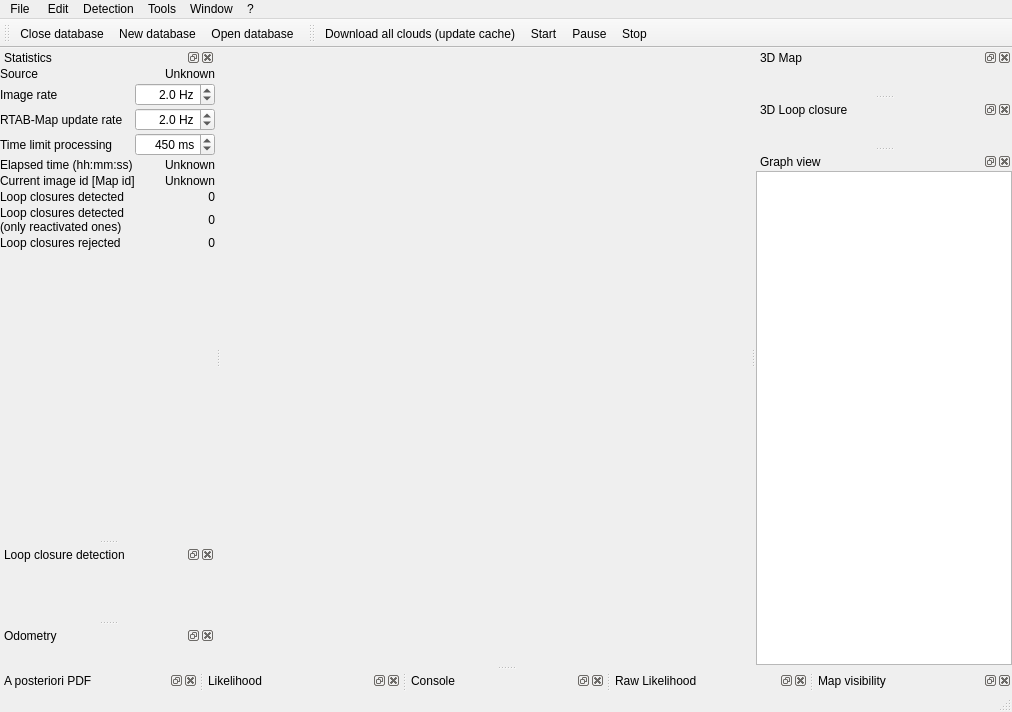
<?xml version="1.0" encoding="UTF-8"?>
<ui version="4.0">
 <class>mainWindow</class>
 <widget class="QMainWindow" name="mainWindow">
  <property name="geometry">
   <rect>
    <x>0</x>
    <y>0</y>
    <width>1012</width>
    <height>712</height>
   </rect>
  </property>
  <property name="windowTitle">
   <string>RTAB-Map : Real-Time Appearance-Based Mapping</string>
  </property>
  <property name="windowIcon">
   <iconset resource="../GuiLib.qrc">
    <normaloff>:/images/RTAB-Map.ico</normaloff>:/images/RTAB-Map.ico</iconset>
  </property>
  <property name="dockOptions">
   <set>QMainWindow::AllowNestedDocks|QMainWindow::AllowTabbedDocks|QMainWindow::AnimatedDocks|QMainWindow::VerticalTabs</set>
  </property>
  <widget class="QWidget" name="widget_mainWindow"/>
  <widget class="QMenuBar" name="menubar">
   <property name="geometry">
    <rect>
     <x>0</x>
     <y>0</y>
     <width>1012</width>
     <height>25</height>
    </rect>
   </property>
   <widget class="QMenu" name="menuFile">
    <property name="title">
     <string>File</string>
    </property>
    <widget class="QMenu" name="menuExport_poses">
     <property name="title">
      <string>Export poses...</string>
     </property>
     <addaction name="actionRaw_format_txt"/>
     <addaction name="actionRGBD_SLAM_format_txt"/>
     <addaction name="actionRGBD_SLAM_motion_capture_format_txt"/>
     <addaction name="actionKITTI_format_txt"/>
     <addaction name="actionTORO_graph"/>
     <addaction name="actionG2o_g2o"/>
    </widget>
    <addaction name="actionNew_database"/>
    <addaction name="actionOpen_database"/>
    <addaction name="separator"/>
    <addaction name="actionSave_GUI_config"/>
    <addaction name="separator"/>
    <addaction name="actionSave_point_cloud"/>
    <addaction name="actionExport_2D_Grid_map_bmp_png"/>
    <addaction name="actionExport_octomap"/>
    <addaction name="menuExport_poses"/>
    <addaction name="actionExport_images_RGB_jpg_Depth_png"/>
    <addaction name="actionExport_cameras_in_Bundle_format_out"/>
    <addaction name="actionDepth_Calibration"/>
    <addaction name="separator"/>
    <addaction name="actionClose_database"/>
    <addaction name="separator"/>
    <addaction name="actionExit"/>
   </widget>
   <widget class="QMenu" name="menuEdit">
    <property name="title">
     <string> Edit</string>
    </property>
    <widget class="QMenu" name="menuAdvanced">
     <property name="title">
      <string>Advanced</string>
     </property>
     <addaction name="actionOpen_working_directory"/>
     <addaction name="actionDump_the_memory"/>
     <addaction name="actionDump_the_prediction_matrix"/>
     <addaction name="actionGenerate_map"/>
     <addaction name="actionPrint_loop_closure_IDs_to_console"/>
    </widget>
    <addaction name="actionDownload_all_clouds"/>
    <addaction name="actionDownload_graph"/>
    <addaction name="actionUpdate_cache_from_database"/>
    <addaction name="actionAnchor_clouds_to_ground_truth"/>
    <addaction name="actionClear_cache"/>
    <addaction name="separator"/>
    <addaction name="actionView_high_res_point_cloud"/>
    <addaction name="separator"/>
    <addaction name="actionDelete_memory"/>
    <addaction name="separator"/>
    <addaction name="menuAdvanced"/>
   </widget>
   <widget class="QMenu" name="menu6">
    <property name="title">
     <string>?</string>
    </property>
    <addaction name="actionHelp"/>
    <addaction name="separator"/>
    <addaction name="actionAbout"/>
   </widget>
   <widget class="QMenu" name="menuProcess">
    <property name="title">
     <string>Detection</string>
    </property>
    <widget class="QMenu" name="menuSelect_source">
     <property name="title">
      <string>Select source</string>
     </property>
     <widget class="QMenu" name="menuImage">
      <property name="title">
       <string>RGB camera</string>
      </property>
      <property name="icon">
       <iconset resource="../GuiLib.qrc">
        <normaloff>:/images/webcam.png</normaloff>:/images/webcam.png</iconset>
      </property>
      <addaction name="actionUsbCamera"/>
     </widget>
     <widget class="QMenu" name="menuRGB_D_camera">
      <property name="title">
       <string>RGB-D camera</string>
      </property>
      <property name="icon">
       <iconset resource="../GuiLib.qrc">
        <normaloff>:/images/kinect_xbox_360.png</normaloff>:/images/kinect_xbox_360.png</iconset>
      </property>
      <widget class="QMenu" name="menuKinect_for_Xbox_360">
       <property name="title">
        <string>Kinect</string>
       </property>
       <property name="icon">
        <iconset resource="../GuiLib.qrc">
         <normaloff>:/images/kinect_xbox_360.png</normaloff>:/images/kinect_xbox_360.png</iconset>
       </property>
       <addaction name="actionFreenect"/>
       <addaction name="actionOpenNI2_kinect"/>
       <addaction name="actionOpenNI_PCL"/>
       <addaction name="actionOpenNI_CV"/>
      </widget>
      <widget class="QMenu" name="menuXtion_PRO_LIVE">
       <property name="title">
        <string>Xtion PRO LIVE</string>
       </property>
       <property name="icon">
        <iconset resource="../GuiLib.qrc">
         <normaloff>:/images/xtion_pro_live.png</normaloff>:/images/xtion_pro_live.png</iconset>
       </property>
       <addaction name="actionOpenNI2"/>
       <addaction name="actionOpenNI_PCL_ASUS"/>
       <addaction name="actionOpenNI_CV_ASUS"/>
      </widget>
      <widget class="QMenu" name="menuSense_3D_scanner">
       <property name="title">
        <string>Sense 3D scanner</string>
       </property>
       <property name="icon">
        <iconset resource="../GuiLib.qrc">
         <normaloff>:/images/sense.png</normaloff>:/images/sense.png</iconset>
       </property>
       <addaction name="actionOpenNI2_sense"/>
      </widget>
      <widget class="QMenu" name="menuKinect_v2">
       <property name="title">
        <string>Kinect v2</string>
       </property>
       <property name="icon">
        <iconset resource="../GuiLib.qrc">
         <normaloff>:/images/kinect_xbox_one.png</normaloff>:/images/kinect_xbox_one.png</iconset>
       </property>
       <addaction name="actionFreenect2"/>
       <addaction name="actionKinect_for_Windows_SDK_v2"/>
      </widget>
      <widget class="QMenu" name="menuRealSense_R200">
       <property name="title">
        <string>RealSense R200</string>
       </property>
       <property name="icon">
        <iconset resource="../GuiLib.qrc">
         <normaloff>:/images/d435.png</normaloff>:/images/d435.png</iconset>
       </property>
       <addaction name="actionRealSense_R200"/>
      </widget>
      <widget class="QMenu" name="menuRealSense_ZR300">
       <property name="title">
        <string>RealSense ZR300</string>
       </property>
       <property name="icon">
        <iconset resource="../GuiLib.qrc">
         <normaloff>:/images/zr300.png</normaloff>:/images/zr300.png</iconset>
       </property>
       <addaction name="actionRealSense_ZR300"/>
      </widget>
      <widget class="QMenu" name="menuRealSense_D435">
       <property name="title">
        <string>RealSense D435</string>
       </property>
       <property name="icon">
        <iconset resource="../GuiLib.qrc">
         <normaloff>:/images/d435.png</normaloff>:/images/d435.png</iconset>
       </property>
       <addaction name="actionRealSense2_D435"/>
      </widget>
      <widget class="QMenu" name="menuRealSense_D435i">
       <property name="title">
        <string>RealSense D435i</string>
       </property>
       <property name="icon">
        <iconset resource="../GuiLib.qrc">
         <normaloff>:/images/d435.png</normaloff>:/images/d435.png</iconset>
       </property>
       <addaction name="actionRealSense2_D435i"/>
      </widget>
      <widget class="QMenu" name="menuRealSense_D415">
       <property name="title">
        <string>RealSense D415</string>
       </property>
       <property name="icon">
        <iconset resource="../GuiLib.qrc">
         <normaloff>:/images/d415.png</normaloff>:/images/d415.png</iconset>
       </property>
       <addaction name="actionRealSense2_D415"/>
      </widget>
      <addaction name="menuKinect_for_Xbox_360"/>
      <addaction name="menuXtion_PRO_LIVE"/>
      <addaction name="menuSense_3D_scanner"/>
      <addaction name="menuKinect_v2"/>
      <addaction name="menuRealSense_R200"/>
      <addaction name="menuRealSense_ZR300"/>
      <addaction name="menuRealSense_D415"/>
      <addaction name="menuRealSense_D435"/>
     </widget>
     <widget class="QMenu" name="menuStereo_camera">
      <property name="title">
       <string>Stereo camera</string>
      </property>
      <property name="icon">
       <iconset resource="../GuiLib.qrc">
        <normaloff>:/images/bumblebee2.png</normaloff>:/images/bumblebee2.png</iconset>
      </property>
      <widget class="QMenu" name="menuBumblebee2_2">
       <property name="title">
        <string>Bumblebee2</string>
       </property>
       <property name="icon">
        <iconset resource="../GuiLib.qrc">
         <normaloff>:/images/bumblebee2.png</normaloff>:/images/bumblebee2.png</iconset>
       </property>
       <addaction name="actionStereoDC1394"/>
       <addaction name="actionStereoFlyCapture2"/>
      </widget>
      <widget class="QMenu" name="menuZed_camera">
       <property name="title">
        <string>Zed camera</string>
       </property>
       <property name="icon">
        <iconset resource="../GuiLib.qrc">
         <normaloff>:/images/zed.png</normaloff>:/images/zed.png</iconset>
       </property>
       <addaction name="actionStereoZed"/>
       <addaction name="actionStereoUsb"/>
      </widget>
      <widget class="QMenu" name="menuTara_Camera">
       <property name="title">
        <string>Tara Camera</string>
       </property>
       <property name="icon">
        <iconset resource="../GuiLib.qrc">
         <normaloff>:/images/tara.png</normaloff>:/images/tara.png</iconset>
       </property>
       <addaction name="actionStereoTara"/>
      </widget>
      <addaction name="menuBumblebee2_2"/>
      <addaction name="menuZed_camera"/>
      <addaction name="menuTara_Camera"/>
     </widget>
     <addaction name="menuRGB_D_camera"/>
     <addaction name="menuStereo_camera"/>
     <addaction name="menuImage"/>
     <addaction name="actionMore_options"/>
    </widget>
    <addaction name="menuSelect_source"/>
    <addaction name="separator"/>
    <addaction name="actionStart"/>
    <addaction name="actionPause"/>
    <addaction name="actionStop"/>
    <addaction name="separator"/>
    <addaction name="actionPause_on_match"/>
    <addaction name="actionPause_when_a_loop_hypothesis_is_rejected"/>
    <addaction name="actionPause_on_local_loop_detection"/>
    <addaction name="separator"/>
    <addaction name="actionSLAM_mode"/>
    <addaction name="actionLocalization_mode"/>
    <addaction name="separator"/>
    <addaction name="actionReset_Odometry"/>
    <addaction name="actionTrigger_a_new_map"/>
    <addaction name="separator"/>
    <addaction name="actionLabel_current_location"/>
    <addaction name="actionSend_waypoints"/>
    <addaction name="actionSend_goal"/>
    <addaction name="actionCancel_goal"/>
   </widget>
   <widget class="QMenu" name="menuWindow">
    <property name="title">
     <string>Window</string>
    </property>
    <widget class="QMenu" name="menuShow_view">
     <property name="title">
      <string>Show view</string>
     </property>
     <addaction name="separator"/>
    </widget>
    <widget class="QMenu" name="menuAspect_ratio_2">
     <property name="title">
      <string>Aspect ratio</string>
     </property>
     <addaction name="action16_9"/>
     <addaction name="action16_10"/>
     <addaction name="action4_3"/>
     <addaction name="separator"/>
     <addaction name="action1080p"/>
     <addaction name="action720p"/>
     <addaction name="action480p"/>
     <addaction name="action360p"/>
     <addaction name="action240p"/>
     <addaction name="separator"/>
     <addaction name="actionCustom"/>
    </widget>
    <addaction name="menuShow_view"/>
    <addaction name="actionDefault_views"/>
    <addaction name="actionScreenshot"/>
    <addaction name="actionAuto_screen_capture"/>
    <addaction name="menuAspect_ratio_2"/>
    <addaction name="separator"/>
    <addaction name="actionPreferences"/>
   </widget>
   <widget class="QMenu" name="menuTools">
    <property name="title">
     <string>Tools</string>
    </property>
    <addaction name="actionEdit_database"/>
    <addaction name="separator"/>
    <addaction name="actionData_recorder"/>
    <addaction name="separator"/>
    <addaction name="actionPost_processing"/>
   </widget>
   <addaction name="menuFile"/>
   <addaction name="menuEdit"/>
   <addaction name="menuProcess"/>
   <addaction name="menuTools"/>
   <addaction name="menuWindow"/>
   <addaction name="menu6"/>
  </widget>
  <widget class="QStatusBar" name="statusbar"/>
  <widget class="QDockWidget" name="dockWidget_posterior">
   <property name="features">
    <set>QDockWidget::AllDockWidgetFeatures</set>
   </property>
   <property name="windowTitle">
    <string>A posteriori PDF</string>
   </property>
   <attribute name="dockWidgetArea">
    <number>8</number>
   </attribute>
   <widget class="QWidget" name="dockWidgetContents">
    <layout class="QHBoxLayout" name="horizontalLayout">
     <property name="spacing">
      <number>0</number>
     </property>
     <property name="leftMargin">
      <number>0</number>
     </property>
     <property name="topMargin">
      <number>0</number>
     </property>
     <property name="rightMargin">
      <number>0</number>
     </property>
     <property name="bottomMargin">
      <number>0</number>
     </property>
     <item>
      <widget class="UPlot" name="posteriorPlot" native="true"/>
     </item>
    </layout>
   </widget>
  </widget>
  <widget class="QToolBar" name="toolBar">
   <property name="windowTitle">
    <string>toolBar</string>
   </property>
   <attribute name="toolBarArea">
    <enum>TopToolBarArea</enum>
   </attribute>
   <attribute name="toolBarBreak">
    <bool>false</bool>
   </attribute>
   <addaction name="actionClose_database"/>
   <addaction name="actionNew_database"/>
   <addaction name="actionOpen_database"/>
  </widget>
  <widget class="QDockWidget" name="dockWidget_statsV2">
   <property name="floating">
    <bool>true</bool>
   </property>
   <property name="windowTitle">
    <string>Statistics</string>
   </property>
   <attribute name="dockWidgetArea">
    <number>1</number>
   </attribute>
   <widget class="QWidget" name="dockWidgetContents_3">
    <layout class="QVBoxLayout" name="verticalLayout_8">
     <property name="spacing">
      <number>0</number>
     </property>
     <property name="leftMargin">
      <number>0</number>
     </property>
     <property name="topMargin">
      <number>0</number>
     </property>
     <property name="rightMargin">
      <number>0</number>
     </property>
     <property name="bottomMargin">
      <number>0</number>
     </property>
     <item>
      <layout class="QGridLayout" name="gridLayout" columnstretch="10,0">
       <property name="sizeConstraint">
        <enum>QLayout::SetMinimumSize</enum>
       </property>
       <property name="verticalSpacing">
        <number>2</number>
       </property>
       <item row="3" column="1">
        <widget class="QDoubleSpinBox" name="doubleSpinBox_stats_timeLimit">
         <property name="alignment">
          <set>Qt::AlignRight|Qt::AlignTrailing|Qt::AlignVCenter</set>
         </property>
         <property name="suffix">
          <string> ms</string>
         </property>
         <property name="decimals">
          <number>0</number>
         </property>
         <property name="maximum">
          <double>99999.000000000000000</double>
         </property>
         <property name="singleStep">
          <double>50.000000000000000</double>
         </property>
         <property name="value">
          <double>450.000000000000000</double>
         </property>
        </widget>
       </item>
       <item row="0" column="0">
        <widget class="QLabel" name="label_source">
         <property name="text">
          <string>Source</string>
         </property>
        </widget>
       </item>
       <item row="0" column="1">
        <widget class="QLabel" name="label_stats_source">
         <property name="text">
          <string>Unknown</string>
         </property>
         <property name="alignment">
          <set>Qt::AlignRight|Qt::AlignTrailing|Qt::AlignVCenter</set>
         </property>
        </widget>
       </item>
       <item row="1" column="1">
        <widget class="QDoubleSpinBox" name="doubleSpinBox_stats_imgRate">
         <property name="alignment">
          <set>Qt::AlignRight|Qt::AlignTrailing|Qt::AlignVCenter</set>
         </property>
         <property name="suffix">
          <string> Hz</string>
         </property>
         <property name="decimals">
          <number>1</number>
         </property>
         <property name="maximum">
          <double>100.000000000000000</double>
         </property>
         <property name="singleStep">
          <double>0.100000000000000</double>
         </property>
         <property name="value">
          <double>2.000000000000000</double>
         </property>
        </widget>
       </item>
       <item row="4" column="0">
        <widget class="QLabel" name="label_45">
         <property name="text">
          <string>Elapsed time (hh:mm:ss)</string>
         </property>
         <property name="wordWrap">
          <bool>true</bool>
         </property>
        </widget>
       </item>
       <item row="4" column="1">
        <widget class="QLabel" name="label_elapsedTime">
         <property name="text">
          <string>Unknown</string>
         </property>
         <property name="alignment">
          <set>Qt::AlignRight|Qt::AlignTrailing|Qt::AlignVCenter</set>
         </property>
        </widget>
       </item>
       <item row="5" column="0">
        <widget class="QLabel" name="label_20">
         <property name="text">
          <string>Current image id [Map id]</string>
         </property>
        </widget>
       </item>
       <item row="5" column="1">
        <widget class="QLabel" name="label_stats_imageNumber">
         <property name="text">
          <string>Unknown</string>
         </property>
         <property name="alignment">
          <set>Qt::AlignRight|Qt::AlignTrailing|Qt::AlignVCenter</set>
         </property>
        </widget>
       </item>
       <item row="6" column="0">
        <widget class="QLabel" name="label_12">
         <property name="text">
          <string>Loop closures detected</string>
         </property>
        </widget>
       </item>
       <item row="6" column="1">
        <widget class="QLabel" name="label_stats_loopClosuresDetected">
         <property name="text">
          <string>0</string>
         </property>
         <property name="alignment">
          <set>Qt::AlignRight|Qt::AlignTrailing|Qt::AlignVCenter</set>
         </property>
        </widget>
       </item>
       <item row="7" column="0">
        <widget class="QLabel" name="label_38">
         <property name="text">
          <string>Loop closures detected 
(only reactivated ones)</string>
         </property>
        </widget>
       </item>
       <item row="7" column="1">
        <widget class="QLabel" name="label_stats_loopClosuresReactivatedDetected">
         <property name="text">
          <string>0</string>
         </property>
         <property name="alignment">
          <set>Qt::AlignRight|Qt::AlignTrailing|Qt::AlignVCenter</set>
         </property>
        </widget>
       </item>
       <item row="8" column="0">
        <widget class="QLabel" name="label_15">
         <property name="text">
          <string>Loop closures rejected</string>
         </property>
        </widget>
       </item>
       <item row="8" column="1">
        <widget class="QLabel" name="label_stats_loopClosuresRejected">
         <property name="text">
          <string>0</string>
         </property>
         <property name="alignment">
          <set>Qt::AlignRight|Qt::AlignTrailing|Qt::AlignVCenter</set>
         </property>
        </widget>
       </item>
       <item row="1" column="0">
        <widget class="QLabel" name="doubleSpinBox_stats_imgRate_label">
         <property name="text">
          <string>Image rate</string>
         </property>
        </widget>
       </item>
       <item row="3" column="0">
        <widget class="QLabel" name="label_timeLimit">
         <property name="text">
          <string>Time limit processing</string>
         </property>
         <property name="wordWrap">
          <bool>true</bool>
         </property>
        </widget>
       </item>
       <item row="2" column="1">
        <widget class="QDoubleSpinBox" name="doubleSpinBox_stats_detectionRate">
         <property name="alignment">
          <set>Qt::AlignRight|Qt::AlignTrailing|Qt::AlignVCenter</set>
         </property>
         <property name="suffix">
          <string> Hz</string>
         </property>
         <property name="decimals">
          <number>1</number>
         </property>
         <property name="maximum">
          <double>100.000000000000000</double>
         </property>
         <property name="singleStep">
          <double>0.100000000000000</double>
         </property>
         <property name="value">
          <double>2.000000000000000</double>
         </property>
        </widget>
       </item>
       <item row="2" column="0">
        <widget class="QLabel" name="doubleSpinBox_stats_imgRate_label_2">
         <property name="text">
          <string>RTAB-Map update rate</string>
         </property>
        </widget>
       </item>
      </layout>
     </item>
     <item>
      <widget class="rtabmap::StatsToolBox" name="statsToolBox" native="true"/>
     </item>
     <item>
      <spacer name="verticalSpacer_2">
       <property name="orientation">
        <enum>Qt::Vertical</enum>
       </property>
       <property name="sizeHint" stdset="0">
        <size>
         <width>20</width>
         <height>40</height>
        </size>
       </property>
      </spacer>
     </item>
    </layout>
   </widget>
  </widget>
  <widget class="QDockWidget" name="dockWidget_likelihood">
   <property name="floating">
    <bool>false</bool>
   </property>
   <property name="windowTitle">
    <string>Likelihood</string>
   </property>
   <attribute name="dockWidgetArea">
    <number>8</number>
   </attribute>
   <widget class="QWidget" name="dockWidgetContents_4">
    <layout class="QVBoxLayout" name="verticalLayout_6">
     <property name="spacing">
      <number>0</number>
     </property>
     <property name="leftMargin">
      <number>0</number>
     </property>
     <property name="topMargin">
      <number>0</number>
     </property>
     <property name="rightMargin">
      <number>0</number>
     </property>
     <property name="bottomMargin">
      <number>0</number>
     </property>
     <item>
      <widget class="UPlot" name="likelihoodPlot" native="true"/>
     </item>
    </layout>
   </widget>
  </widget>
  <widget class="QDockWidget" name="dockWidget_console">
   <property name="windowTitle">
    <string>Console</string>
   </property>
   <attribute name="dockWidgetArea">
    <number>8</number>
   </attribute>
   <widget class="QWidget" name="dockWidgetContents_2">
    <layout class="QVBoxLayout" name="verticalLayout_5">
     <property name="spacing">
      <number>0</number>
     </property>
     <property name="leftMargin">
      <number>0</number>
     </property>
     <property name="topMargin">
      <number>0</number>
     </property>
     <property name="rightMargin">
      <number>0</number>
     </property>
     <property name="bottomMargin">
      <number>0</number>
     </property>
     <item>
      <widget class="rtabmap::ConsoleWidget" name="widget_console" native="true"/>
     </item>
    </layout>
   </widget>
  </widget>
  <widget class="QDockWidget" name="dockWidget_rawlikelihood">
   <property name="windowTitle">
    <string>Raw Likelihood</string>
   </property>
   <attribute name="dockWidgetArea">
    <number>8</number>
   </attribute>
   <widget class="QWidget" name="dockWidgetContents_6">
    <layout class="QVBoxLayout" name="verticalLayout_4">
     <property name="spacing">
      <number>0</number>
     </property>
     <property name="leftMargin">
      <number>0</number>
     </property>
     <property name="topMargin">
      <number>0</number>
     </property>
     <property name="rightMargin">
      <number>0</number>
     </property>
     <property name="bottomMargin">
      <number>0</number>
     </property>
     <item>
      <widget class="UPlot" name="rawLikelihoodPlot" native="true"/>
     </item>
    </layout>
   </widget>
  </widget>
  <widget class="QDockWidget" name="dockWidget_cloudViewer">
   <property name="windowTitle">
    <string>3D Map</string>
   </property>
   <attribute name="dockWidgetArea">
    <number>2</number>
   </attribute>
   <widget class="QWidget" name="layout_cloudViewer">
    <layout class="QVBoxLayout" name="verticalLayout_3">
     <property name="spacing">
      <number>0</number>
     </property>
     <property name="leftMargin">
      <number>0</number>
     </property>
     <property name="topMargin">
      <number>0</number>
     </property>
     <property name="rightMargin">
      <number>0</number>
     </property>
     <property name="bottomMargin">
      <number>0</number>
     </property>
    </layout>
   </widget>
  </widget>
  <widget class="QDockWidget" name="dockWidget_loopClosureViewer">
   <property name="windowTitle">
    <string>3D Loop closure</string>
   </property>
   <attribute name="dockWidgetArea">
    <number>2</number>
   </attribute>
   <widget class="QWidget" name="layout_loopClosureViewer">
    <layout class="QVBoxLayout" name="verticalLayout_7">
     <property name="spacing">
      <number>0</number>
     </property>
     <property name="leftMargin">
      <number>0</number>
     </property>
     <property name="topMargin">
      <number>0</number>
     </property>
     <property name="rightMargin">
      <number>0</number>
     </property>
     <property name="bottomMargin">
      <number>0</number>
     </property>
    </layout>
   </widget>
  </widget>
  <widget class="QDockWidget" name="dockWidget_mapVisibility">
   <property name="floating">
    <bool>true</bool>
   </property>
   <property name="windowTitle">
    <string>Map visibility</string>
   </property>
   <attribute name="dockWidgetArea">
    <number>8</number>
   </attribute>
   <widget class="QWidget" name="dockWidgetContents_8">
    <layout class="QVBoxLayout" name="verticalLayout_9">
     <property name="spacing">
      <number>0</number>
     </property>
     <property name="leftMargin">
      <number>0</number>
     </property>
     <property name="topMargin">
      <number>0</number>
     </property>
     <property name="rightMargin">
      <number>0</number>
     </property>
     <property name="bottomMargin">
      <number>0</number>
     </property>
     <item>
      <widget class="rtabmap::MapVisibilityWidget" name="widget_mapVisibility" native="true"/>
     </item>
    </layout>
   </widget>
  </widget>
  <widget class="QDockWidget" name="dockWidget_graphViewer">
   <property name="windowTitle">
    <string>Graph view</string>
   </property>
   <attribute name="dockWidgetArea">
    <number>2</number>
   </attribute>
   <widget class="QWidget" name="dockWidgetContents_9">
    <layout class="QVBoxLayout" name="verticalLayout_10">
     <property name="spacing">
      <number>0</number>
     </property>
     <property name="leftMargin">
      <number>0</number>
     </property>
     <property name="topMargin">
      <number>0</number>
     </property>
     <property name="rightMargin">
      <number>0</number>
     </property>
     <property name="bottomMargin">
      <number>0</number>
     </property>
     <item>
      <widget class="rtabmap::GraphViewer" name="graphicsView_graphView"/>
     </item>
    </layout>
   </widget>
  </widget>
  <widget class="QDockWidget" name="dockWidget_imageView">
   <property name="allowedAreas">
    <set>Qt::AllDockWidgetAreas</set>
   </property>
   <property name="windowTitle">
    <string>Loop closure detection</string>
   </property>
   <attribute name="dockWidgetArea">
    <number>1</number>
   </attribute>
   <widget class="QWidget" name="layout_imageview">
    <layout class="QHBoxLayout" name="horizontalLayout_2" stretch="1,1">
     <property name="spacing">
      <number>0</number>
     </property>
     <property name="leftMargin">
      <number>0</number>
     </property>
     <property name="topMargin">
      <number>0</number>
     </property>
     <property name="rightMargin">
      <number>0</number>
     </property>
     <property name="bottomMargin">
      <number>0</number>
     </property>
     <item>
      <layout class="QVBoxLayout" name="verticalLayout_2" stretch="0,1">
       <property name="spacing">
        <number>0</number>
       </property>
       <item>
        <widget class="QLabel" name="label_refId">
         <property name="minimumSize">
          <size>
           <width>0</width>
           <height>18</height>
          </size>
         </property>
         <property name="text">
          <string/>
         </property>
         <property name="alignment">
          <set>Qt::AlignCenter</set>
         </property>
        </widget>
       </item>
       <item>
        <widget class="rtabmap::ImageView" name="imageView_source" native="true"/>
       </item>
      </layout>
     </item>
     <item>
      <layout class="QVBoxLayout" name="verticalLayout" stretch="0,1">
       <property name="spacing">
        <number>0</number>
       </property>
       <item>
        <widget class="QLabel" name="label_matchId">
         <property name="minimumSize">
          <size>
           <width>0</width>
           <height>18</height>
          </size>
         </property>
         <property name="text">
          <string/>
         </property>
         <property name="alignment">
          <set>Qt::AlignCenter</set>
         </property>
        </widget>
       </item>
       <item>
        <widget class="rtabmap::ImageView" name="imageView_loopClosure" native="true"/>
       </item>
      </layout>
     </item>
    </layout>
   </widget>
  </widget>
  <widget class="QDockWidget" name="dockWidget_odometry">
   <property name="windowTitle">
    <string>Odometry</string>
   </property>
   <attribute name="dockWidgetArea">
    <number>1</number>
   </attribute>
   <widget class="QWidget" name="dockWidgetContents_10">
    <layout class="QVBoxLayout" name="verticalLayout_11">
     <property name="spacing">
      <number>0</number>
     </property>
     <property name="leftMargin">
      <number>0</number>
     </property>
     <property name="topMargin">
      <number>0</number>
     </property>
     <property name="rightMargin">
      <number>0</number>
     </property>
     <property name="bottomMargin">
      <number>0</number>
     </property>
     <item>
      <widget class="rtabmap::ImageView" name="imageView_odometry" native="true"/>
     </item>
    </layout>
   </widget>
  </widget>
  <widget class="QToolBar" name="toolBar_2">
   <property name="windowTitle">
    <string>toolBar_2</string>
   </property>
   <attribute name="toolBarArea">
    <enum>TopToolBarArea</enum>
   </attribute>
   <attribute name="toolBarBreak">
    <bool>false</bool>
   </attribute>
   <addaction name="actionDownload_all_clouds"/>
   <addaction name="actionStart"/>
   <addaction name="actionPause"/>
   <addaction name="actionStop"/>
  </widget>
  <action name="actionExit">
   <property name="icon">
    <iconset resource="../GuiLib.qrc">
     <normaloff>:/images/system-log-out.png</normaloff>:/images/system-log-out.png</iconset>
   </property>
   <property name="text">
    <string>Exit</string>
   </property>
  </action>
  <action name="actionHelp">
   <property name="enabled">
    <bool>true</bool>
   </property>
   <property name="text">
    <string>Help</string>
   </property>
  </action>
  <action name="actionAbout">
   <property name="text">
    <string>About...</string>
   </property>
  </action>
  <action name="actionPreferences">
   <property name="text">
    <string>Preferences...</string>
   </property>
  </action>
  <action name="actionStart">
   <property name="icon">
    <iconset resource="../GuiLib.qrc">
     <normaloff>:/images/Play1Normal.png</normaloff>:/images/Play1Normal.png</iconset>
   </property>
   <property name="text">
    <string>Start</string>
   </property>
  </action>
  <action name="actionPause">
   <property name="checkable">
    <bool>true</bool>
   </property>
   <property name="icon">
    <iconset resource="../GuiLib.qrc">
     <normaloff>:/images/PauseNormalRed.png</normaloff>:/images/PauseNormalRed.png</iconset>
   </property>
   <property name="text">
    <string>Pause</string>
   </property>
   <property name="toolTip">
    <string>Pause</string>
   </property>
  </action>
  <action name="actionPause_on_match">
   <property name="checkable">
    <bool>true</bool>
   </property>
   <property name="icon">
    <iconset resource="../GuiLib.qrc">
     <normaloff>:/images/PauseOnLoop.ico</normaloff>:/images/PauseOnLoop.ico</iconset>
   </property>
   <property name="text">
    <string>Pause on loop closure detection</string>
   </property>
  </action>
  <action name="actionStop">
   <property name="icon">
    <iconset resource="../GuiLib.qrc">
     <normaloff>:/images/Stop1NormalYellow.png</normaloff>:/images/Stop1NormalYellow.png</iconset>
   </property>
   <property name="text">
    <string>Stop</string>
   </property>
  </action>
  <action name="actionDump_the_memory">
   <property name="text">
    <string>Dump the memory</string>
   </property>
  </action>
  <action name="actionPause_when_a_loop_hypothesis_is_rejected">
   <property name="checkable">
    <bool>true</bool>
   </property>
   <property name="icon">
    <iconset resource="../GuiLib.qrc">
     <normaloff>:/images/PauseLoopRejected.ico</normaloff>:/images/PauseLoopRejected.ico</iconset>
   </property>
   <property name="text">
    <string>Pause on loop closure rejection</string>
   </property>
  </action>
  <action name="actionClear_cache">
   <property name="text">
    <string>Clear the cache</string>
   </property>
  </action>
  <action name="actionAuto_screen_capture">
   <property name="checkable">
    <bool>true</bool>
   </property>
   <property name="text">
    <string>Auto screen capture...</string>
   </property>
  </action>
  <action name="actionDump_the_prediction_matrix">
   <property name="text">
    <string>Dump the prediction matrix</string>
   </property>
  </action>
  <action name="actionGenerate_map">
   <property name="text">
    <string>Generate graph (*.dot)...</string>
   </property>
  </action>
  <action name="actionDelete_memory">
   <property name="text">
    <string>Delete memory</string>
   </property>
  </action>
  <action name="actionOpen_working_directory">
   <property name="text">
    <string>Show working directory in file browser</string>
   </property>
  </action>
  <action name="action16_9">
   <property name="text">
    <string>16:9</string>
   </property>
  </action>
  <action name="action16_10">
   <property name="text">
    <string>16:10</string>
   </property>
  </action>
  <action name="action4_3">
   <property name="text">
    <string>4:3</string>
   </property>
  </action>
  <action name="action360p">
   <property name="text">
    <string>360p</string>
   </property>
  </action>
  <action name="action480p">
   <property name="text">
    <string>480p</string>
   </property>
  </action>
  <action name="action720p">
   <property name="text">
    <string>720p</string>
   </property>
  </action>
  <action name="action1080p">
   <property name="text">
    <string>1080p</string>
   </property>
  </action>
  <action name="action240p">
   <property name="text">
    <string>240p</string>
   </property>
  </action>
  <action name="actionUsbCamera">
   <property name="checkable">
    <bool>true</bool>
   </property>
   <property name="icon">
    <iconset resource="../GuiLib.qrc">
     <normaloff>:/images/webcam.png</normaloff>:/images/webcam.png</iconset>
   </property>
   <property name="text">
    <string>Usb camera</string>
   </property>
  </action>
  <action name="actionPrint_loop_closure_IDs_to_console">
   <property name="text">
    <string>Print loop closure IDs to console</string>
   </property>
  </action>
  <action name="actionSave_point_cloud">
   <property name="text">
    <string>Export 3D clouds (*.ply *.pcd *.obj)...</string>
   </property>
  </action>
  <action name="actionDownload_all_clouds">
   <property name="icon">
    <iconset resource="../GuiLib.qrc">
     <normaloff>:/images/view-refresh.png</normaloff>:/images/view-refresh.png</iconset>
   </property>
   <property name="text">
    <string>Download all clouds (update cache)</string>
   </property>
  </action>
  <action name="actionPause_on_local_loop_detection">
   <property name="checkable">
    <bool>true</bool>
   </property>
   <property name="icon">
    <iconset resource="../GuiLib.qrc">
     <normaloff>:/images/PauseOnLocalLoop.ico</normaloff>:/images/PauseOnLocalLoop.ico</iconset>
   </property>
   <property name="text">
    <string>Pause on local loop closure detection</string>
   </property>
  </action>
  <action name="actionSLAM_mode">
   <property name="checkable">
    <bool>true</bool>
   </property>
   <property name="text">
    <string>Mapping</string>
   </property>
   <property name="toolTip">
    <string>Simultaneous Localization And Mapping (SLAM)</string>
   </property>
  </action>
  <action name="actionLocalization_mode">
   <property name="checkable">
    <bool>true</bool>
   </property>
   <property name="text">
    <string>Localization</string>
   </property>
  </action>
  <action name="actionReset_Odometry">
   <property name="text">
    <string>Reset Odometry</string>
   </property>
  </action>
  <action name="actionView_high_res_point_cloud">
   <property name="text">
    <string>View point clouds...</string>
   </property>
  </action>
  <action name="actionTrigger_a_new_map">
   <property name="text">
    <string>Trigger a new map</string>
   </property>
  </action>
  <action name="actionDownload_graph">
   <property name="text">
    <string>Download graph only</string>
   </property>
  </action>
  <action name="actionScreenshot">
   <property name="text">
    <string>Take a screenshot</string>
   </property>
  </action>
  <action name="actionOpenNI_PCL">
   <property name="checkable">
    <bool>true</bool>
   </property>
   <property name="text">
    <string>OpenNI-PCL</string>
   </property>
  </action>
  <action name="actionFreenect">
   <property name="checkable">
    <bool>true</bool>
   </property>
   <property name="text">
    <string>Freenect</string>
   </property>
  </action>
  <action name="actionOpenNI_CV">
   <property name="checkable">
    <bool>true</bool>
   </property>
   <property name="text">
    <string>OpenNI-CV</string>
   </property>
  </action>
  <action name="actionOpenNI_CV_ASUS">
   <property name="checkable">
    <bool>true</bool>
   </property>
   <property name="text">
    <string>OpenNI-CV-ASUS</string>
   </property>
  </action>
  <action name="actionOpenNI2">
   <property name="checkable">
    <bool>true</bool>
   </property>
   <property name="text">
    <string>OpenNI2</string>
   </property>
  </action>
  <action name="actionOpenNI_PCL_ASUS">
   <property name="checkable">
    <bool>true</bool>
   </property>
   <property name="text">
    <string>OpenNI-PCL</string>
   </property>
  </action>
  <action name="actionData_recorder">
   <property name="text">
    <string>Data recorder...</string>
   </property>
  </action>
  <action name="actionExport_2D_Grid_map_bmp_png">
   <property name="text">
    <string>Export 2D grid map (*.png *.bmp)...</string>
   </property>
  </action>
  <action name="actionOpen_database">
   <property name="icon">
    <iconset resource="../GuiLib.qrc">
     <normaloff>:/images/document-open.png</normaloff>:/images/document-open.png</iconset>
   </property>
   <property name="text">
    <string>Open database...</string>
   </property>
  </action>
  <action name="actionNew_database">
   <property name="icon">
    <iconset resource="../GuiLib.qrc">
     <normaloff>:/images/document-new.png</normaloff>:/images/document-new.png</iconset>
   </property>
   <property name="text">
    <string>New database...</string>
   </property>
  </action>
  <action name="actionClose_database">
   <property name="icon">
    <iconset resource="../GuiLib.qrc">
     <normaloff>:/images/document-save.png</normaloff>:/images/document-save.png</iconset>
   </property>
   <property name="text">
    <string>Close database</string>
   </property>
  </action>
  <action name="actionEdit_database">
   <property name="text">
    <string>Edit database...</string>
   </property>
  </action>
  <action name="actionPost_processing">
   <property name="text">
    <string>Post-processing...</string>
   </property>
  </action>
  <action name="actionSave_GUI_config">
   <property name="text">
    <string>Save config</string>
   </property>
  </action>
  <action name="actionFreenect2">
   <property name="checkable">
    <bool>true</bool>
   </property>
   <property name="text">
    <string>Freenect2</string>
   </property>
  </action>
  <action name="actionStereoDC1394">
   <property name="checkable">
    <bool>true</bool>
   </property>
   <property name="text">
    <string>StereoDC1394</string>
   </property>
  </action>
  <action name="actionOpenNI2_kinect">
   <property name="checkable">
    <bool>true</bool>
   </property>
   <property name="text">
    <string>OpenNI2</string>
   </property>
  </action>
  <action name="actionOpenNI2_sense">
   <property name="checkable">
    <bool>true</bool>
   </property>
   <property name="text">
    <string>OpenNI2</string>
   </property>
  </action>
  <action name="actionStereoFlyCapture2">
   <property name="checkable">
    <bool>true</bool>
   </property>
   <property name="text">
    <string>FlyCapture2</string>
   </property>
  </action>
  <action name="actionSend_goal">
   <property name="text">
    <string>Send a goal...</string>
   </property>
  </action>
  <action name="actionCancel_goal">
   <property name="text">
    <string>Cancel goal</string>
   </property>
  </action>
  <action name="actionDefault_views">
   <property name="text">
    <string>Default views</string>
   </property>
  </action>
  <action name="actionMore_options">
   <property name="checkable">
    <bool>true</bool>
   </property>
   <property name="text">
    <string>More Options...</string>
   </property>
  </action>
  <action name="actionLabel_current_location">
   <property name="text">
    <string>Label current location...</string>
   </property>
  </action>
  <action name="actionKITTI_format_txt">
   <property name="text">
    <string>KITTI format (*.txt)</string>
   </property>
   <property name="toolTip">
    <string>KITTI (stamp + 12 values transform)</string>
   </property>
  </action>
  <action name="actionRGBD_SLAM_format_txt">
   <property name="text">
    <string>RGBD-SLAM format (*.txt)</string>
   </property>
   <property name="toolTip">
    <string>RGBD-SLAM (stamp tx ty tz qx qy qz qw)</string>
   </property>
  </action>
  <action name="actionTORO_graph">
   <property name="text">
    <string>TORO (*.graph)</string>
   </property>
  </action>
  <action name="actionExport_cameras_in_Bundle_format_out">
   <property name="text">
    <string>Export cameras in Bundler format (*.out)...</string>
   </property>
  </action>
  <action name="actionRaw_format_txt">
   <property name="text">
    <string>Raw format (*.txt)</string>
   </property>
   <property name="toolTip">
    <string>Raw format (12 values transform)</string>
   </property>
  </action>
  <action name="actionG2o_g2o">
   <property name="text">
    <string>g2o (*.g2o)</string>
   </property>
  </action>
  <action name="actionCustom">
   <property name="text">
    <string>Custom...</string>
   </property>
  </action>
  <action name="actionSend_waypoints">
   <property name="text">
    <string>Send waypoints...</string>
   </property>
  </action>
  <action name="actionUpdate_cache_from_database">
   <property name="text">
    <string>Update cache from a local database copy...</string>
   </property>
  </action>
  <action name="actionExport_images_RGB_jpg_Depth_png">
   <property name="text">
    <string>Export images (RGB=*.jpg Depth=*.png)...</string>
   </property>
  </action>
  <action name="actionAnchor_clouds_to_ground_truth">
   <property name="checkable">
    <bool>true</bool>
   </property>
   <property name="text">
    <string>Anchor clouds to ground truth</string>
   </property>
  </action>
  <action name="actionStereoZed">
   <property name="checkable">
    <bool>true</bool>
   </property>
   <property name="text">
    <string>Zed sdk</string>
   </property>
  </action>
  <action name="actionStereoUsb">
   <property name="checkable">
    <bool>true</bool>
   </property>
   <property name="text">
    <string>Stereo Usb Camera</string>
   </property>
  </action>
  <action name="actionExport_octomap">
   <property name="text">
    <string>Export octomap...</string>
   </property>
  </action>
  <action name="actionRealSense_R200">
   <property name="checkable">
    <bool>true</bool>
   </property>
   <property name="text">
    <string>RealSense</string>
   </property>
  </action>
  <action name="actionDepth_Calibration">
   <property name="text">
    <string>Depth calibration...</string>
   </property>
  </action>
  <action name="actionRealSense_ZR300">
   <property name="checkable">
    <bool>true</bool>
   </property>
   <property name="text">
    <string>RealSense</string>
   </property>
  </action>
  <action name="actionKinect_for_Windows_SDK_v2">
   <property name="checkable">
    <bool>true</bool>
   </property>
   <property name="text">
    <string>Kinect for Windows SDK v2</string>
   </property>
  </action>
  <action name="actionRealSense2_D435">
   <property name="checkable">
    <bool>true</bool>
   </property>
   <property name="text">
    <string>RealSense2</string>
   </property>
  </action>
  <action name="actionRealSense2_D435i">
   <property name="checkable">
    <bool>true</bool>
   </property>
   <property name="text">
    <string>RealSense2</string>
   </property>
  </action>
  <action name="actionRealSense2_D415">
   <property name="checkable">
    <bool>true</bool>
   </property>
   <property name="text">
    <string>RealSense2</string>
   </property>
  </action>
  <action name="actionStereoTara">
   <property name="checkable">
    <bool>true</bool>
   </property>
   <property name="text">
    <string>Tara Stereo USB Camera</string>
   </property>
  </action>
  <action name="actionRGBD_SLAM_motion_capture_format_txt">
   <property name="text">
    <string>RGBD-SLAM motion capture format (*.txt)</string>
   </property>
   <property name="toolTip">
    <string>RGBD-SLAM (stamp tx ty tz qx qy qz qw)</string>
   </property>
  </action>
 </widget>
 <customwidgets>
  <customwidget>
   <class>UPlot</class>
   <extends>QWidget</extends>
   <header>../include/rtabmap/utilite/UPlot.h</header>
   <container>1</container>
  </customwidget>
  <customwidget>
   <class>rtabmap::ImageView</class>
   <extends>QWidget</extends>
   <header>../include/rtabmap/gui/ImageView.h</header>
  </customwidget>
  <customwidget>
   <class>rtabmap::StatsToolBox</class>
   <extends>QWidget</extends>
   <header>../include/rtabmap/gui/StatsToolBox.h</header>
   <container>1</container>
  </customwidget>
  <customwidget>
   <class>rtabmap::ConsoleWidget</class>
   <extends>QWidget</extends>
   <header>../include/rtabmap/gui/ConsoleWidget.h</header>
   <container>1</container>
  </customwidget>
  <customwidget>
   <class>rtabmap::MapVisibilityWidget</class>
   <extends>QWidget</extends>
   <header>../include/rtabmap/gui/MapVisibilityWidget.h</header>
   <container>1</container>
  </customwidget>
  <customwidget>
   <class>rtabmap::GraphViewer</class>
   <extends>QGraphicsView</extends>
   <header>../include/rtabmap/gui/GraphViewer.h</header>
  </customwidget>
 </customwidgets>
 <resources>
  <include location="../GuiLib.qrc"/>
 </resources>
 <connections/>
</ui>
